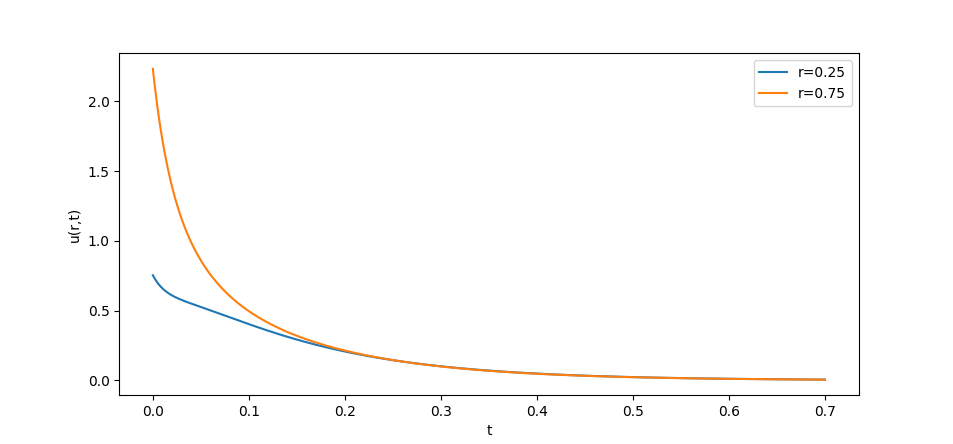

Source code (Python):
import numpy as np 
from scipy.special import jv, jn_zeros
import matplotlib.pyplot as plt

zn = np.array([5.4336, 8.7388, 11.9533, 15.1365, 18.3053])
r = np.linspace(0, 1, 1000)
Jr = np.array([jv(np.sqrt(5), z*np.sqrt(r)) for z in zn])
An = np.trapz(np.exp(r)*Jr, r) / np.trapz(Jr**2, r)


for t in [0, 0.01, 0.03, 0.1]:
    u = sum([Jr[i] * An[i] * np.sqrt(r) * np.exp(-zn[i]**2 * t / 4) for i in range(len(Jr))])

    plt.plot(r, u, label=f"t={t}")
plt.legend()
plt.xlabel("r")
plt.ylabel("u(r,t)")
plt.show()

for r in [1/4, 3/4]:
    t = np.linspace(0, 0.7, 1000)
    Jr = np.array([jv(np.sqrt(5), z*np.sqrt(r)) for z in zn])
    u = sum([Jr[i] * An[i] * np.sqrt(r) * np.exp(-zn[i]**2 * t / 4) for i in range(len(Jr))])

    plt.plot(t, u, label=f"r={r}")

plt.legend()
plt.xlabel("t")
plt.ylabel("u(r,t)")
plt.show()
